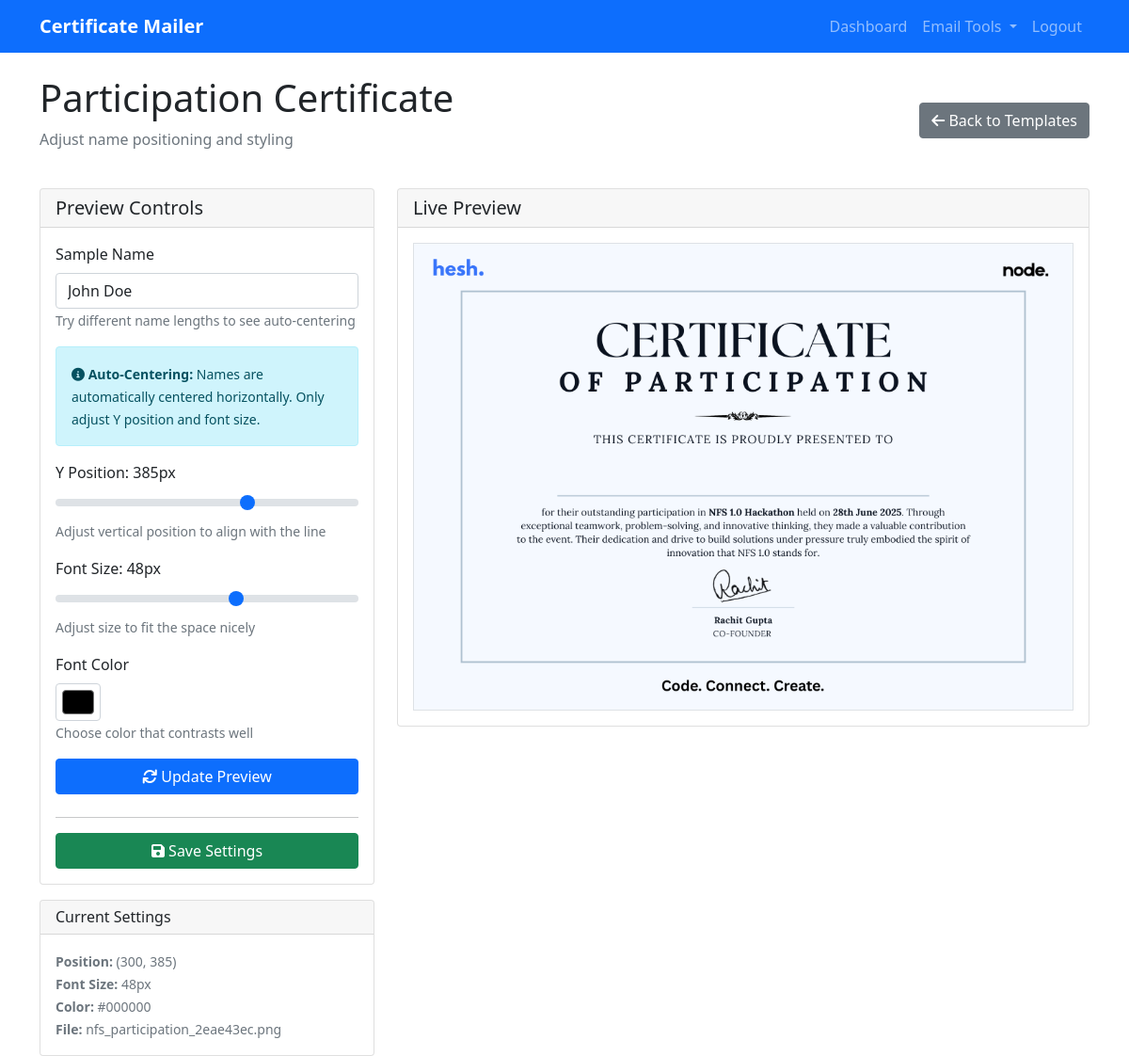
The app's page /hackathon/1/templates/1/preview (signed in) with its own data.
### models.py (models this page shows)
class CertificateTemplate(db.Model):
    id = db.Column(db.Integer, primary_key=True)
    name = db.Column(db.String(100), nullable=False)  # e.g., "Winner", "Participation"
    filename = db.Column(db.String(255), nullable=False)
    name_x_position = db.Column(db.Float, default=300)
    name_y_position = db.Column(db.Float, default=400)
    font_size = db.Column(db.Integer, default=24)
    font_color = db.Column(db.String(7), default='#000000')
    hackathon_id = db.Column(db.Integer, db.ForeignKey('hackathon.id'), nullable=False)
    created_at = db.Column(db.DateTime, default=datetime.utcnow)

class Hackathon(db.Model):
    id = db.Column(db.Integer, primary_key=True)
    name = db.Column(db.String(100), nullable=False)
    description = db.Column(db.Text)
    created_at = db.Column(db.DateTime, default=datetime.utcnow)
    user_id = db.Column(db.Integer, db.ForeignKey('user.id'), nullable=False)
    certificate_templates = db.relationship('CertificateTemplate', backref='hackathon', lazy=True)
    participants = db.relationship('Participant', backref='hackathon', lazy=True)
    resubmission_form_link = db.Column(db.String(255))  # Link for resubmission form
    feedback_form_link = db.Column(db.String(255))  # Link for feedback form

### blueprints/certificates/routes.py (the view)
@certificates_bp.route('/hackathon/<int:hackathon_id>/templates/<int:template_id>/preview')
@login_required
def preview_template(current_user, hackathon_id, template_id):
    hackathon = Hackathon.query.filter_by(id=hackathon_id, user_id=current_user.id).first_or_404()
    template = CertificateTemplate.query.filter_by(id=template_id, hackathon_id=hackathon_id).first_or_404()
    return render_template('certificates/preview.html',
                         hackathon=hackathon,
                         template=template,
                         user=current_user)

### templates/certificates/preview.html (shortened to what this page needs)
{% extends "base.html" %}
{% block content %}
<div class="d-flex justify-content-between align-items-center mb-4">
    <div>
        <h1>{{ template.name }}</h1>
        <p class="text-muted">Adjust name positioning and styling</p>
    </div>
    <div class="d-flex gap-2">
        <a href="{{ url_for('certificates.list_templates', hackathon_id=hackathon.id) }}"
           class="btn btn-secondary">
            <i class="fas fa-arrow-left"></i> Back to Templates
        </a>
    </div>
</div>
<div class="row">
    <div class="col-md-4">
        <div class="card">
            <div class="card-header">
                <h5 class="mb-0">Preview Controls</h5>
            </div>
            <div class="card-body">
                <form id="previewForm">
                    <div class="mb-3">
                        <label for="sampleName" class="form-label">Sample Name</label>
                        <input type="text" class="form-control" id="sampleName"
                               value="John Doe" placeholder="Enter a test name">
                        <small class="form-text text-muted">Try different name lengths to see auto-centering</small>
                    </div>
                    <div class="alert alert-info">
                        <small><i class="fas fa-info-circle"></i> <strong>Auto-Centering:</strong> Names are automatically centered horizontally. Only adjust Y position and font size.</small>
                    </div>
                    <div class="mb-3">
                        <label for="yPosition" class="form-label">
                            Y Position: <span id="yValue">{{ template.name_y_position|int }}</span>px
                        </label>
                        <input type="range" class="form-range" id="yPosition"
                               min="0" max="600" value="{{ template.name_y_position|int }}" step="5">
                        <small class="form-text text-muted">Adjust vertical position to align with the line</small>
                    </div>
                    <div class="mb-3">
                        <label for="fontSize" class="form-label">
                            Font Size: <span id="fontValue">{{ template.font_size }}</span>px
                        </label>
                        <input type="range" class="form-range" id="fontSize"
                               min="12" max="72" value="{{ template.font_size }}" step="2">
                        <small class="form-text text-muted">Adjust size to fit the space nicely</small>
                    </div>
                    <div class="mb-3">
                        <label for="fontColor" class="form-label">Font Color</label>
                        <input type="color" class="form-control form-control-color"
                               id="fontColor" value="{{ template.font_color }}">
                        <small class="form-text text-muted">Choose color that contrasts well</small>
                    </div>
                    <button type="button" class="btn btn-primary w-100 mb-2" onclick="updatePreview()">
                        <i class="fas fa-sync"></i> Update Preview
                    </button>
                </form>
                <hr>
                <form method="POST" action="{{ url_for('certificates.save_template_settings', hackathon_id=hackathon.id, template_id=template.id) }}">
                    <button type="submit" class="btn btn-success w-100">
                        <i class="fas fa-save"></i> Save Settings
                    </button>
                </form>
            </div>
        </div>
        <div class="card mt-3">
            <div class="card-header">
                <h6 class="mb-0">Current Settings</h6>
            </div>
            <div class="card-body">
                <small class="text-muted">
                    <strong>Position:</strong> ({{ template.name_x_position|int }}, {{ template.name_y_position|int }})<br>
                    <strong>Font Size:</strong> {{ template.font_size }}px<br>
                    <strong>Color:</strong> {{ template.font_color }}<br>
                    <strong>File:</strong> {{ template.filename }}
                </small>
            </div>
        </div>
    </div>
    <div class="col-md-8">
        <div class="card">
            <div class="card-header">
                <h5 class="mb-0">Live Preview</h5>
            </div>
            <div class="card-body text-center">
                <div id="previewContainer" style="max-height: 600px; overflow: auto;">
                    <img id="previewImage"
                         src="{{ url_for('certificates.uploaded_file', filename='certificates/' + hackathon.id|string + '/' + template.filename.replace('.pdf', '_preview.png')) }}"
                         class="img-fluid border"
                         alt="Certificate preview"
                         style="max-width: 100%; height: auto;">
                </div>
            </div>
        </div>
    </div>
</div>
{% endblock %}

### records on screen
CertificateTemplate: name "Participation Certificate", name_y_position "385", font_size "48", font_color "#000000", name_x_position "300", filename "nfs_participation_2eae43ec.png"
Hackathon: id.filename (picture)
